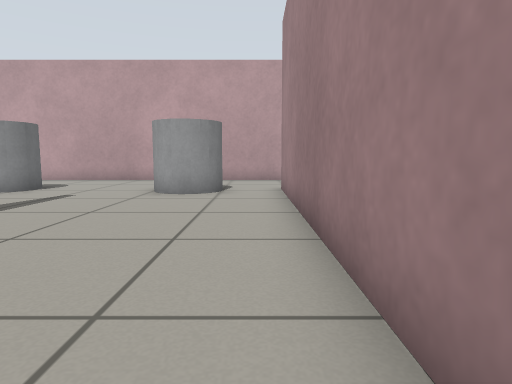
View 1 (above)

21 first-person views from a walk through a world built for the Gazebo simulator. The camera is 0.5 m above the floor, tilts 6° down and sees 75° across. The floor is counted in squares, 0.5 m on a side. Each view is taken from the middle of a square. On the plan, view 1 faces up. The plan holds only what a view shows up to about 12 squares ahead; the rest is blank.

View 2
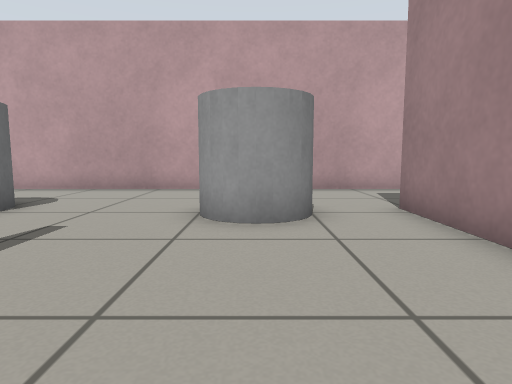

View 3
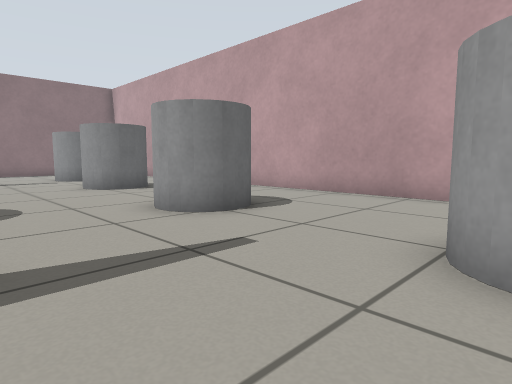

View 4
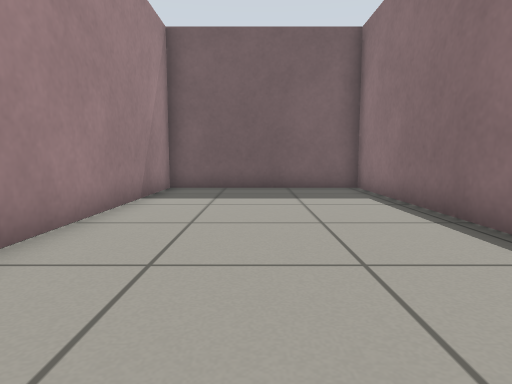

View 5
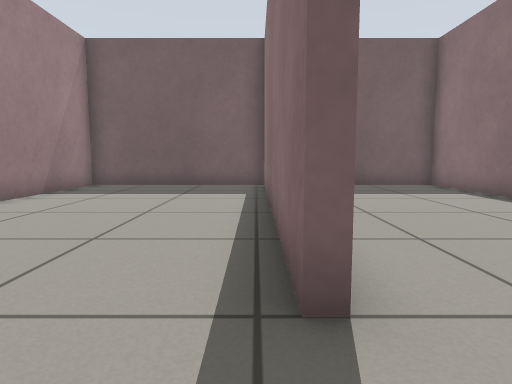

View 6
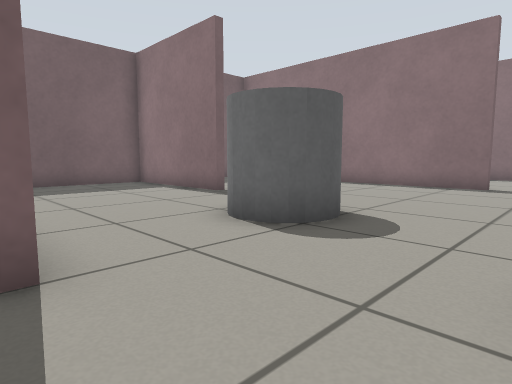

View 7
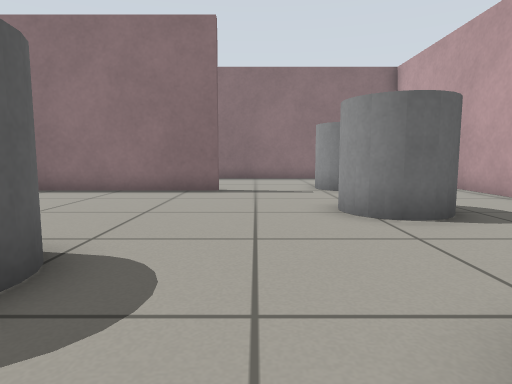

View 8
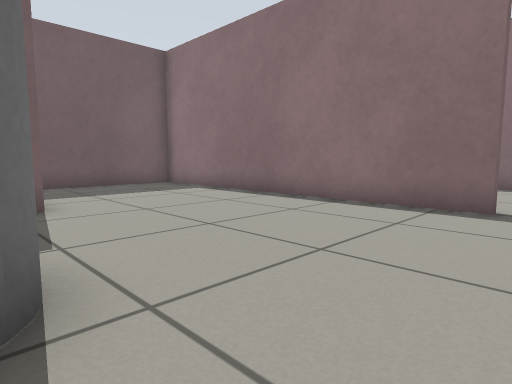

View 9
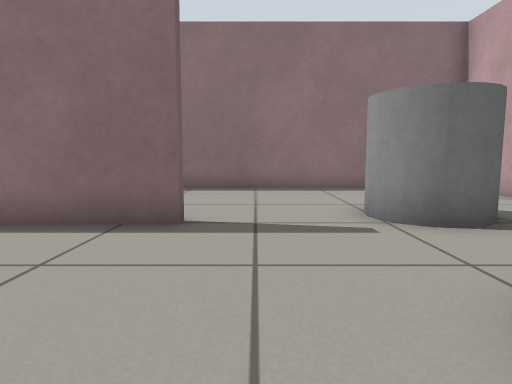

View 10
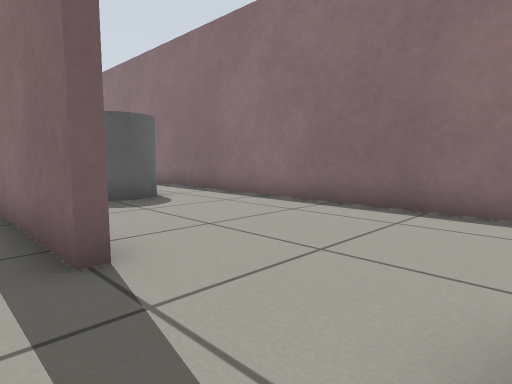

View 11
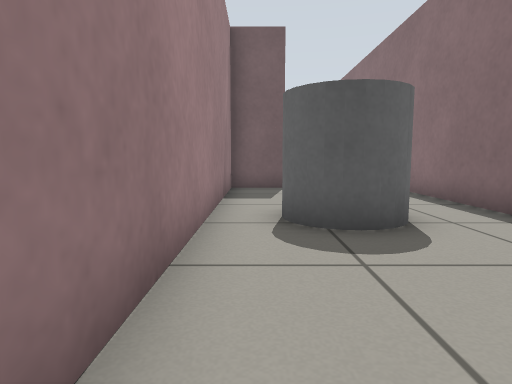

View 12
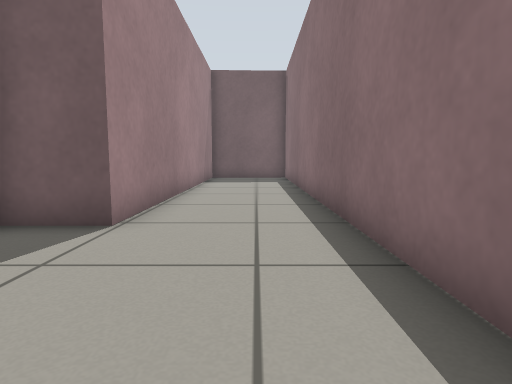

View 13
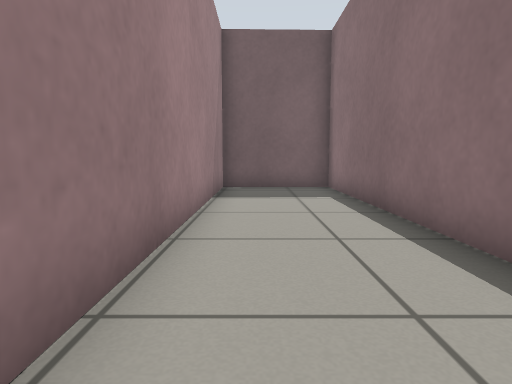

View 14
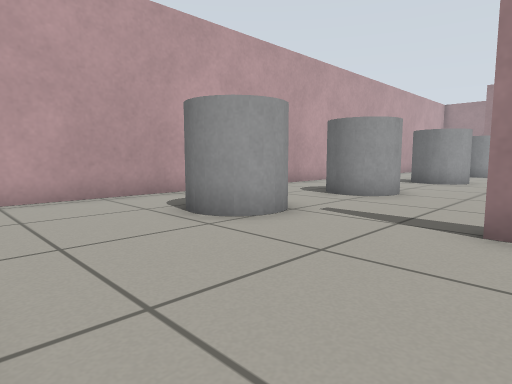

View 15
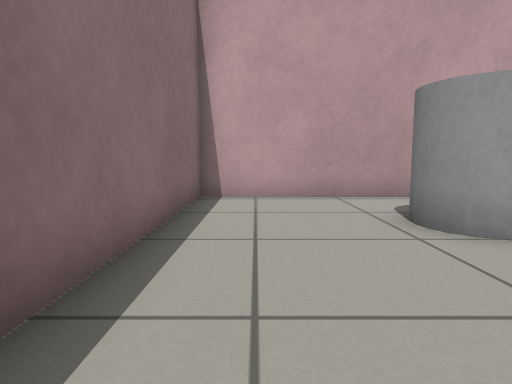

View 16
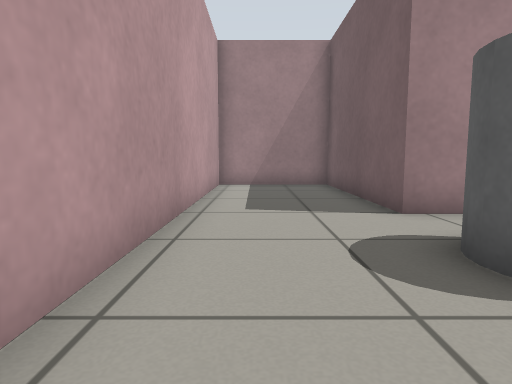

View 17
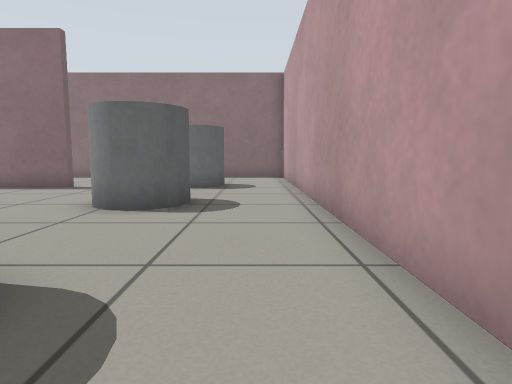

View 18
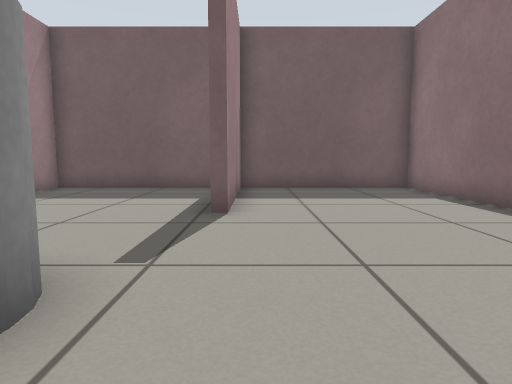

View 19
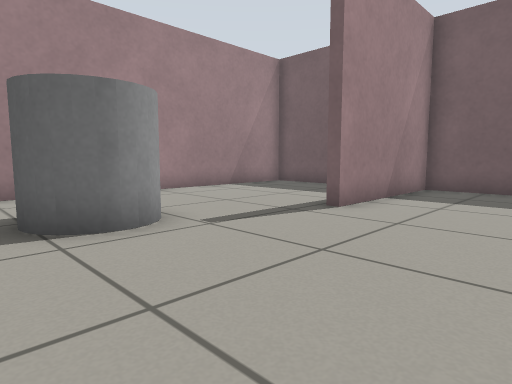

View 20
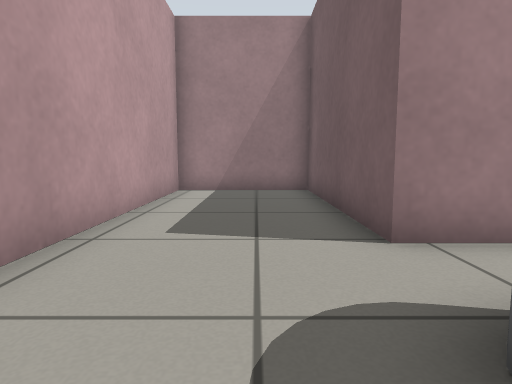

View 21
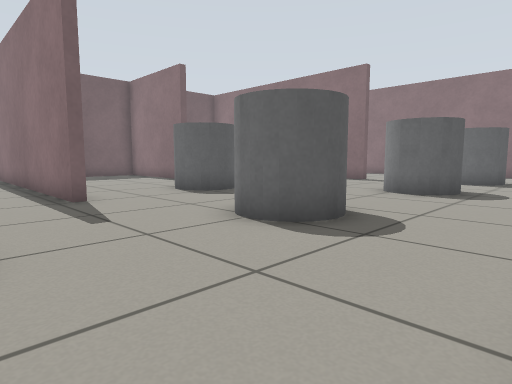

### Floor plan
Key: @ floor where view 1 was taken; # wall or solid block; . floor; C grey cylinder.
Columns run from 23 left of view 1 to 7 right of it. Each row starts with its distance up from view 1.
 15 ###############################
 14 #.............................#
 13 #.............................#
 12 #....C........................#
 11 #....CC..CCC...CC....C........#
 10 #....CC..CC....CC...C C.#######
  9 #..............C.....C..#
  8 #.......................#
  7 #.......................#
  6 #.....#......CC...#.....#
  5 #.....#......CC...#.....#
  4 #.....#......C....#.....#
  3 #.....#...........#.....#
  2 #..CC.#...........#.....#
  1 #..CC.#.....#.....#.....#
  0 #.....#.....#.....#....@#
 -1 #.....#.....#.....#.....#
 -2 #.....#.....#.....#.....#
 -3 #.....#.....#.....#.....#
 -4 #...#####################
 -5 #...#
 -6 #...#
 -7 #...#
 -8 #...#
 -9 #...#
-10 #...#
-11 #...#
-12 #...#
-13 #...#
-14 #...#
-15 #####

Where each view was taken, in squares from view 1:
view 1: 0 up, 0 right, facing up
view 2: 4 up, 2 left, facing up
view 3: 6 up, 2 left, facing up-left
view 4: 7 up, 2 left, facing down
view 5: 8 up, 5 left, facing down
view 6: 9 up, 5 left, facing down-left
view 7: 8 up, 7 left, facing left
view 8: 8 up, 10 left, facing down-left
view 9: 8 up, 12 left, facing left
view 10: 10 up, 16 left, facing down-left
view 11: 7 up, 18 left, facing down
view 12: 1 up, 21 left, facing down
view 13: 4 down, 20 left, facing down
view 14: 6 up, 22 left, facing up-right
view 15: 6 up, 21 left, facing up
view 16: 13 up, 5 left, facing right
view 17: 13 up, 6 left, facing left
view 18: 7 up, 12 left, facing down
view 19: 7 up, 15 left, facing down-right
view 20: 12 up, 3 left, facing right
view 21: 14 up, 3 left, facing down-left
